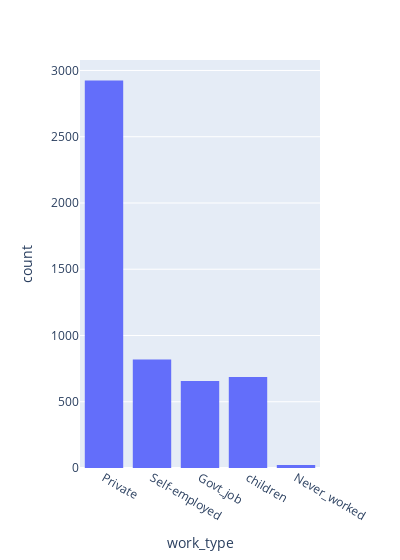

Notebook cell for this chart:
### Code cell
fig = px.histogram(df, x='work_type', width=400)
fig.show()

### Figure 1 — Plotly figure (JSON) as saved in the notebook; plotly's stock layout.template omitted (floating-point values rounded to 4 significant figures; data arrays with more than 128 entries replaced by an {"elided": "..."} marker saying what was removed)
{"data": [{"alignmentgroup": "True", "bingroup": "x", "hovertemplate": "work_type=%{x}<br>count=%{y}<extra></extra>", "legendgroup": "", "marker": {"color": "#636efa", "pattern": {"shape": ""}}, "name": "", "offsetgroup": "", "orientation": "v", "showlegend": false, "type": "histogram", "x": {"elided": "5110 str values"}, "xaxis": "x", "yaxis": "y"}], "layout": {"barmode": "relative", "legend": {"tracegroupgap": 0}, "margin": {"t": 60}, "width": 400, "xaxis": {"anchor": "y", "domain": [0, 1], "title": {"text": "work_type"}}, "yaxis": {"anchor": "x", "domain": [0, 1], "title": {"text": "count"}}}}
